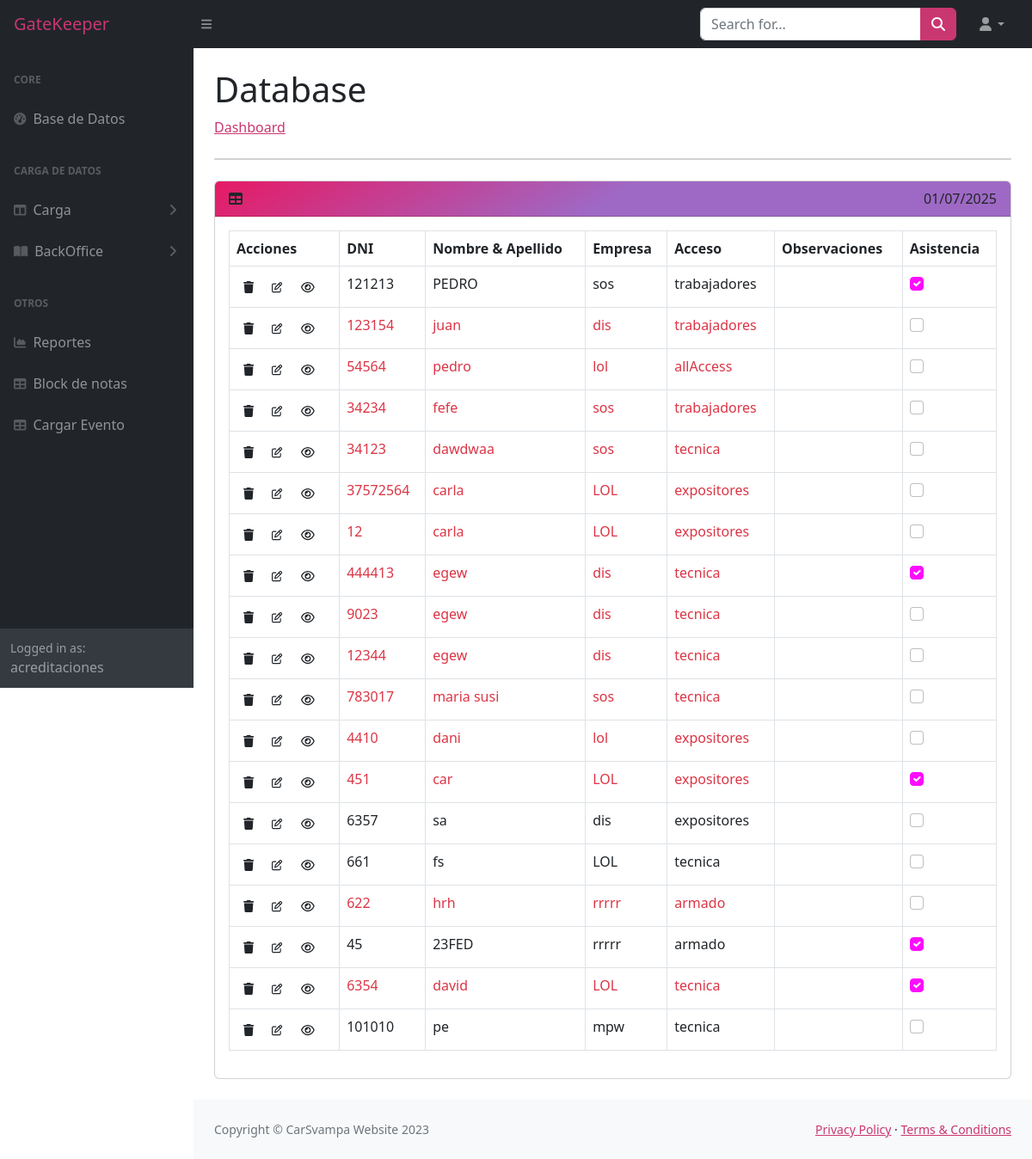
The page /accounts/profile/1/evento1/ (signed in) on the database its author committed.
### index/models.py (models this page shows, shortened)
class Persona(models.Model):
    dni = models.IntegerField(unique=True)
    nombreyapellido = models.CharField(max_length=200)
    empresa = models.ForeignKey(Empresa, on_delete=models.CASCADE)
    acceso = models.CharField(max_length=20, choices= ACCESO_CHOICES, default='')
    asistencia = models.BooleanField(default=False)
    observaciones = models.CharField(max_length=200, blank=True)
    fechaHastaSeguro = models.DateField(null=True)
    evento = models.ForeignKey(Evento, on_delete=models.CASCADE)
    '''
    class Meta:
        unique_together = ('dni', 'evento')
'''

class Empresa(models.Model):
    nombre = models.CharField(max_length=50)
    cuit = models.IntegerField(blank=True, null=True)
    contacto = models.CharField(max_length=50, blank=True, null=True)
    acceso = models.CharField(max_length=20, choices= ACCESO_CHOICES, default='', blank=True, null=True)
    evento = models.ForeignKey(Evento, on_delete=models.CASCADE, null=True)

### index/views.py (the view, shortened to what this page needs)
# urls.py: path('accounts/profile/<int:evento_id>/<str:evento_nombre>/', Personas.as_view(), name='db_evento'),
class Personas(View):
    def dispatch(self, request, *args, **kwargs):
        self.evento_id = kwargs.get('evento_id')
        self.evento_nombre = kwargs.get('evento_nombre')
        return super().dispatch(request, *args, **kwargs)
    def get(self, request, evento_id, evento_nombre):
        evento = Evento.objects.get(pk=evento_id)
        personas = Persona.objects.filter(evento=evento)
        fecha_actual = datetime.now().date()
        for persona in personas:
            persona.fecha_vencida = persona.fechaHastaSeguro and persona.fechaHastaSeguro <= fecha_actual
            persona.url_edicion = reverse('edicion',args=[evento.id, evento.nombre, persona.id])
        return render(request, 'index.html', {'personas': personas, 'evento': evento, 'fecha_actual': fecha_actual})

### index/templates/index.html (shortened to what this page needs)
{% extends 'layouts/estructura.html' %}
{% block content %}
<main>
    <div class="container-fluid px-4">
        <h1 class="mt-4">Database</h1>
        <ol class="breadcrumb mb-4">
            <li class="breadcrumb-item"><a href="/accounts/profile">Dashboard</a></li>
        </ol>
        <div class="card mb-4">
        </div>
        <div class="card mb-4">
            <div class="card-header">
                <i class="fas fa-table me-1"></i>
                <span class="float-end">{{ fecha_actual|date:"d/m/Y" }}</span>
            </div>
            <div class="card-body table-responsive">
                <table class="table table-bordered" id="miTabla">
                    <thead class="thead-dark">
                        <tr>
                            <th>Acciones</th>
                            <th>DNI</th>
                            <th>Nombre & Apellido</th>
                            <th>Empresa</th>
                            <th>Acceso</th>
                            <th>Observaciones</th>
                            <th>Asistencia</th>
                        </tr>
                    </thead>
                    <tbody>
                        {% for persona in personas %}
                        <tr class="{% if persona.fecha_vencida %}fila-roja{% endif %}">
                            <td>
                                <form method="post" action="{% url 'eliminar_persona' evento.id evento.nombre persona.id %}" style="display:inline;">
                                    <button type="submit" class="btn btn-outline-dark btn-sm border-0" onclick="return confirm('¿Estás seguro de eliminar a {{ persona.nombreyapellido }}?')">
                                        <i class="fa-solid fa-trash"></i>
                                    </button>
                                </form>
                                <form method="get" action="{{ persona.url_edicion }}" style="display:inline;">
                                    <button type="submit" class="btn btn-sm">
                                        <i class="fa-regular fa-pen-to-square fa-sm"></i>
                                    </button>
                                </form>
                                <form method="get" action="{% url 'ver' evento.id evento.nombre persona.id %}" style="display:inline;">
                                    <button type="submit" class="btn btn-outline-dark btn-sm border-0">
                                        <i class="fa-regular fa-eye"></i>
                                    </button>
                                </form>
                                <form method="post">
                                    <td>{{ persona.dni }}</td>
                                    <td>{{ persona.nombreyapellido }}</td>
                                    <td>{{ persona.empresa.nombre }}</td>
                                    <td>{{ persona.acceso }}</td>
                                    <td>{{ persona.obsevaciones }}</td>
                                    <td>
                                        <input type="checkbox" name="asistencia" class= "form-check-input" value="True" {% if persona.asistencia %}checked{% endif %} onchange="this.form.submit()">
                                    </td>
                                </form>
                            </td>
                        </tr>
                        {% endfor %}
                    </tbody>
                </table>
            </div>
        </div>
    </div>
</main>
{% endblock %}

### index/templates/layouts/estructura.html (shortened to what this page needs)
{% load static %}
<!DOCTYPE html>
<html lang="en">
    <head>
        <link href="{% static 'styles.css' %}" rel="stylesheet" />
        <link rel="stylesheet" type="text/css" href="https://cdn.jsdelivr.net/npm/select2@X.X.X/dist/css/select2.min.css">
    </head>
    <body class="sb-nav-fixed">
        <nav class="sb-topnav navbar navbar-expand navbar-dark bg-dark" id ="navbar">
            <a class="navbar-brand ps-3" href="{% if user.is_superuser %} /eventos/ {% endif %}">GateKeeper</a>
            <button class="btn btn-link btn-sm order-1 order-lg-0 me-4 me-lg-0" id="sidebarToggle" href="#!"><i class="fas fa-bars"></i></button>
            <form class="form-inline ms-auto me-0 me-md-3 my-2 my-md-0">
                <div class="input-group">
                    <input id= "searchInput" class="form-control" type="text" placeholder="Search for..." aria-label="Search for..." aria-describedby="btnNavbarSearch" />
                    <button class="btn btn-primary" id="btnNavbarSearch" type="button"><i class="fas fa-search"></i></button>
                </div>
            </form>
            <ul class="navbar-nav ms-auto ms-md-0 me-3 me-lg-4">
                <li class="nav-item dropdown">
                    <a class="nav-link dropdown-toggle" id="navbarDropdown" href="#" role="button" data-bs-toggle="dropdown" aria-expanded="false"><i class="fas fa-user fa-fw"></i></a>
                </li>
            </ul>
        </nav>
            {% block sidebar %}
        <div id="layoutSidenav">
            <div id="layoutSidenav_nav">
                <nav class="sb-sidenav accordion sb-sidenav-dark" id="sidenavAccordion">
                    <div class="sb-sidenav-menu">
                    <div class="nav">
                        <div class="sb-sidenav-menu-heading">Core</div>
                        <a class="nav-link" href="/accounts/profile">
                            <div class="sb-nav-link-icon"><i class="fas fa-tachometer-alt"></i></div>
                            Base de Datos
                        </a>
                        <div class="sb-sidenav-menu-heading">Carga de Datos</div>
                        <a class="nav-link collapsed" href="#" data-bs-toggle="collapse" data-bs-target="#collapseLayouts" aria-expanded="false" aria-controls="collapseLayouts">
                            <div class="sb-nav-link-icon"><i class="fas fa-columns"></i></div>
                            Carga
                            <div class="sb-sidenav-collapse-arrow"><i class="fas fa-angle-down"></i></div>
                        </a>
                        <a class="nav-link collapsed" href="#" data-bs-toggle="collapse" data-bs-target="#collapsePages" aria-expanded="false" aria-controls="collapsePages">
                            <div class="sb-nav-link-icon"><i class="fas fa-book-open"></i></div>
                            BackOffice
                            <div class="sb-sidenav-collapse-arrow"><i class="fas fa-angle-down"></i></div>
                        </a>
                        <div class="sb-sidenav-menu-heading">Otros</div>
                        <a class="nav-link" href="charts.html">
                            <div class="sb-nav-link-icon"><i class="fas fa-chart-area"></i></div>
                            Reportes
                        </a>
                        <a class="nav-link" href="tables.html">
                            <div class="sb-nav-link-icon"><i class="fas fa-table"></i></div>
                            Block de notas
                        </a>
                        <a class="nav-link" href="tables.html">
                        <div class="sb-nav-link-icon"><i class="fas fa-table"></i></div>
                        Cargar Evento
                    </a>
                    </div>
                </div>
                <div class="sb-sidenav-footer">
                    <div class="small">Logged in as:</div>
                    {{ user }}
                </div>
            </nav>
        </div>
        {% endblock %}
        <div id="layoutSidenav_content">
                <main>
                    {% block content %}
                    {% endblock %}
                </main>
                <footer class="py-4 bg-light mt-auto" id="footer">
                    <div class="container-fluid px-4">
                        <div class="d-flex align-items-center justify-content-between small">
                            <div class="text-muted">Copyright &copy; CarSvampa Website 2023</div>
                            <div>
                                <a href="#">Privacy Policy</a>
                                &middot;
                                <a href="#">Terms &amp; Conditions</a>
                            </div>
                        </div>
                        </div>
                </footer>
        </div>
    </body>
</html>

### rows shown on the page
Persona: dni "121213", nombreyapellido "PEDRO", empresa.nombre "sos", acceso "trabajadores", asistencia "☑"
Persona: dni "123154", nombreyapellido "juan", empresa.nombre "dis", acceso "trabajadores"
Persona: dni "54564", nombreyapellido "pedro", empresa.nombre "lol", acceso "allAccess"
Persona: dni "34234", nombreyapellido "fefe", empresa.nombre "sos", acceso "trabajadores"
Persona: dni "34123", nombreyapellido "dawdwaa", empresa.nombre "sos", acceso "tecnica"
Persona: dni "37572564", nombreyapellido "carla", empresa.nombre "LOL", acceso "expositores"
Persona: dni "12", nombreyapellido "carla", empresa.nombre "LOL", acceso "expositores"
Persona: dni "444413", nombreyapellido "egew", empresa.nombre "dis", acceso "tecnica", asistencia "☑"
Persona: dni "9023", nombreyapellido "egew", empresa.nombre "dis", acceso "tecnica"
Persona: dni "12344", nombreyapellido "egew", empresa.nombre "dis", acceso "tecnica"
Persona: dni "783017", nombreyapellido "maria susi", empresa.nombre "sos", acceso "tecnica"
Persona: dni "4410", nombreyapellido "dani", empresa.nombre "lol", acceso "expositores"
Persona: dni "451", nombreyapellido "car", empresa.nombre "LOL", acceso "expositores", asistencia "☑"
Persona: dni "6357", nombreyapellido "sa", empresa.nombre "dis", acceso "expositores"
Persona: dni "661", nombreyapellido "fs", empresa.nombre "LOL", acceso "tecnica"
Persona: dni "622", nombreyapellido "hrh", empresa.nombre "rrrrr", acceso "armado"
Persona: dni "45", nombreyapellido "23FED", empresa.nombre "rrrrr", acceso "armado", asistencia "☑"
Persona: dni "6354", nombreyapellido "david", empresa.nombre "LOL", acceso "tecnica", asistencia "☑"
Persona: dni "101010", nombreyapellido "pe", empresa.nombre "mpw", acceso "tecnica"

### other values the page prints
{{ user }} "acreditaciones"
